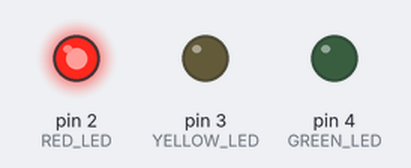
A sketch run on a simulated Arduino Uno, built with avr-gcc and run on an emulated ATmega328P. Parts: output pins drawn as LEDs (lit = HIGH).

Above: at 2.5 s.
At 7.5 s:
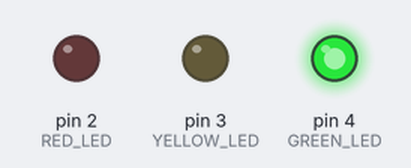
At 11.0 s:
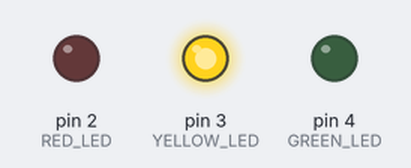
Timing chart, 0 to 15.6 s (numbered marks = the images above):
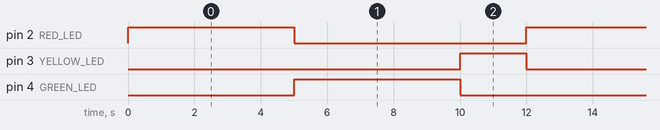

Measured:
- by itself, pin 2 (RED_LED), pin 4 (GREEN_LED): alternates HIGH for 5.0 s and LOW for 7.0 s
- by itself, pin 3 (YELLOW_LED): alternates HIGH for 2.0 s and LOW for 10.0 s
- by itself, everything shown: repeats every 12.0 s, in 3 steps

The sketch:

56.ino
```cpp
#include <avr/io.h>
#include <util/delay.h>

// Define pin bitmasks on Port D (Arduino Uno Digital Pins 2, 3, 4)
#define RED_LED     (1 << PORTD2)  // Digital Pin 2
#define YELLOW_LED  (1 << PORTD3)  // Digital Pin 3
#define GREEN_LED   (1 << PORTD4)  // Digital Pin 4

int main(void) {
    // Set Pins 2, 3, and 4 as OUTPUTS
    DDRD |= (RED_LED | YELLOW_LED | GREEN_LED);

    while (1) {
        // 1. RED Light ON (Stop) - 5 seconds
        PORTD = RED_LED;
        _delay_ms(5000);

        // 2. GREEN Light ON (Go) - 5 seconds
        PORTD = GREEN_LED;
        _delay_ms(5000);

        // 3. YELLOW Light ON (Caution) - 2 seconds
        PORTD = YELLOW_LED;
        _delay_ms(2000);
    }

    return 0;
}
```
